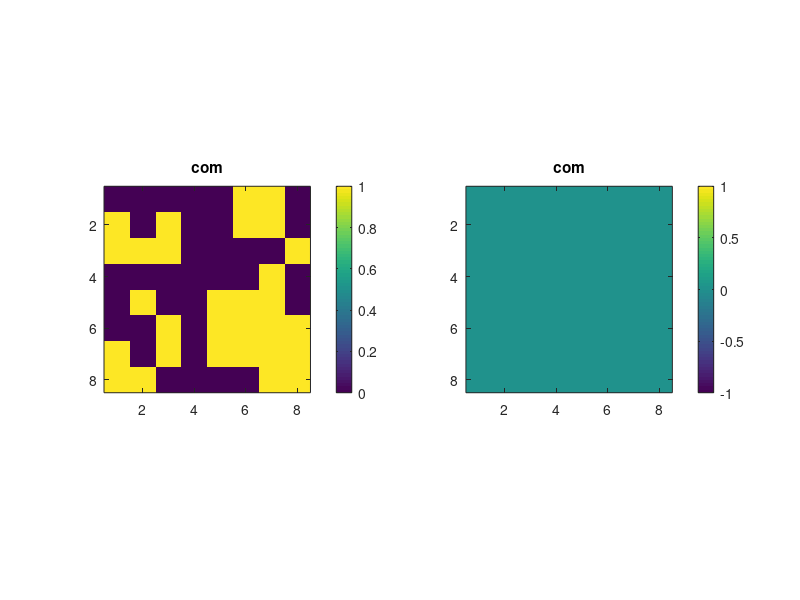
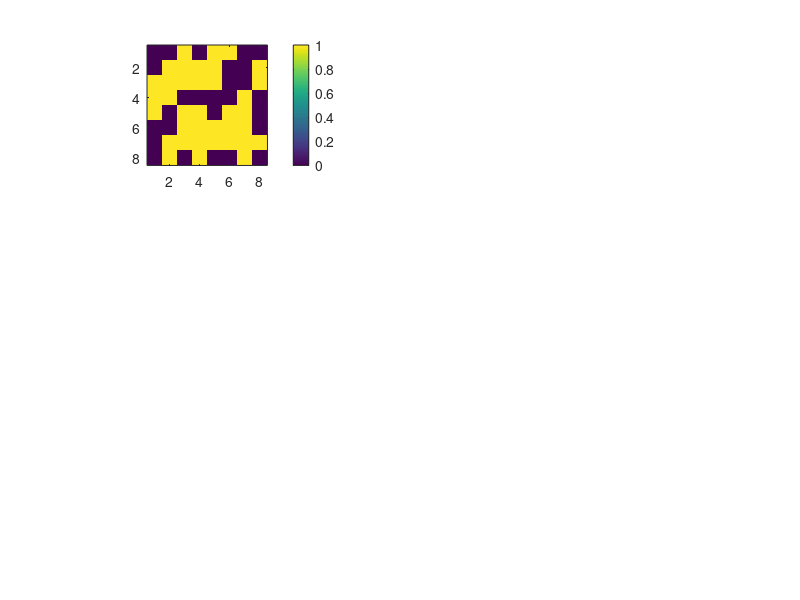

The MATLAB source for these figures, in order: (Note: this script raises an error after producing the figures.)
%% Setup
close all;
clear all;

rng(1,'twister') %シード=0の時、逆行列の推定?

%% 入力・出力画素値
f_nx=8;f_ny=8;
g_nx=20;g_ny=20;

% 波長
N_wavelength=3;

% シフト量
shift_row=0
shift_column=1

pre_sampling=1000;
pre_iterations=3000;

%% SLMでの変調パターン
F_com_matrix=randi([0,1],f_nx,f_ny,pre_sampling);
% シフト確認するときはzerosに変更する
% F_matrix_2D=randi([0,1],f_nx,f_ny,pre_sampling,N_wavelength);
F_matrix_2D=randi([0,1],f_nx,f_ny,pre_sampling,N_wavelength);
F_matrix=randi([0,1],f_nx*f_ny,pre_sampling,N_wavelength);

% 重複箇所
figure;
subplot(1,2,1);imagesc(abs(F_com_matrix(:,:,1)));axis image;colorbar;title("com");
subplot(1,2,2);imagesc(angle(F_com_matrix(:,:,1)));axis image;colorbar;title("com");
drawnow

% 重複箇所をシフト
for k=1:N_wavelength
    F_matrix_2D(1+shift_row*(k-1):f_nx,1+shift_column*(k-1):f_ny,:,k)=F_com_matrix(1:(f_nx-(shift_row*(k-1))),1:(f_ny-(shift_column*(k-1))),:);
    F_matrix(:,:,k)=reshape(F_matrix_2D(:,:,:,k), [f_nx*f_ny,pre_sampling]);
end

% 出力
figure;
for k = 1:N_wavelength
    subplot(N_wavelength,2,2*k-1);imagesc(reshape(abs(F_matrix(:,2,k)),[f_nx,f_ny]));axis image;colorbar;title("shift F abs "+string(k));
    subplot(N_wavelength,2,2*k);imagesc(reshape(angle(F_matrix(:,2,k)),[f_nx,f_ny]));axis image;colorbar;title("shift F angle "+string(k));
end
drawnow;

%% MSTM推定
% 変数生成
MSTM=zeros(g_nx*g_ny,f_nx*f_ny,N_wavelength);
MSTM_estimate=zeros(g_nx*g_ny,f_nx*f_ny,N_wavelength);
G_matrix=zeros(g_nx*g_ny,pre_sampling,N_wavelength);
G_matrix_intensity=zeros(g_nx*g_ny,pre_sampling);
Inverse_F_matrix=zeros(pre_sampling,f_nx*f_ny, N_wavelength);
G_matrix_estimate_amplitude=zeros(g_nx*g_ny,pre_sampling,N_wavelength);
G_matrix_estimate_theta=zeros(g_nx*g_ny,pre_sampling,N_wavelength);
G_matrix_estimate_amplitude_rate=zeros(g_nx*g_ny,pre_sampling,N_wavelength);
G_matrix_estimate=zeros(g_nx*g_ny,pre_sampling,N_wavelength);
Err_abs_TM_RMSE=zeros(1,pre_iterations,N_wavelength);
G_matrix_estimate_intensity=zeros(g_nx*g_ny,pre_sampling);

%% 代入
for c=1:N_wavelength
    MSTM(:,:,c)=rand(g_nx*g_ny,f_nx*f_ny).*exp(1i*2*pi*rand(g_nx*g_ny,f_nx*f_ny));
    Inverse_F_matrix(:,:,c)=pinv(F_matrix(:,:,c));
    % 初期推定出力振幅
    G_matrix_estimate_amplitude(:,:,c)=rand(g_nx*g_ny,pre_sampling);
    % 初期推定出力位相 
    G_matrix_estimate_theta(:,:,c)=2*pi*rand(g_nx*g_ny,pre_sampling);
    % 初期推定出力
    G_matrix_estimate(:,:,c)=G_matrix_estimate_amplitude(:,:,c).*exp(1i*G_matrix_estimate_theta(:,:,c));
    Err_abs_TM_RMSE(:,:,c)=zeros(1,pre_iterations);
    % 出力真値
    G_matrix(:,:,c)=MSTM(:,:,c)*F_matrix(:,:,c);
    % 計測強度和
    G_matrix_intensity=G_matrix_intensity+(abs(G_matrix(:,:,c))).^2;
end

G_matrix_amplitude=sqrt(G_matrix_intensity);

%% 反復過程 
for r = 1:pre_iterations
    %各波長推定強度和
    for c=1:N_wavelength
       G_matrix_estimate_intensity=G_matrix_estimate_intensity + abs(G_matrix_estimate(:,:,c)).^2; 
    end
    
    for c=1:N_wavelength
        % 振幅抽出
        G_matrix_estimate_amplitude(:,:,c)=abs(G_matrix_estimate(:,:,c));
        % 位相抽出
        G_matrix_estimate_theta(:,:,c)=angle(G_matrix_estimate(:,:,c));
        % 振幅比(推定出力振幅/推定合成波振幅)
        G_matrix_estimate_amplitude_rate(:,:,c)=G_matrix_estimate_amplitude(:,:,c)./sqrt(G_matrix_estimate_intensity);
        % 振幅更新
        G_matrix_estimate_amplitude(:,:,c)=G_matrix_amplitude.*G_matrix_estimate_amplitude_rate(:,:,c);
        % 出力更新(計測合成波振幅*振幅*位相)
        G_matrix_estimate(:,:,c)=G_matrix_estimate_amplitude(:,:,c).*exp(1i*G_matrix_estimate_theta(:,:,c));
        % TM推定
        MSTM_estimate(:,:,c)=G_matrix_estimate(:,:,c)*Inverse_F_matrix(:,:,c);
        % 順伝搬
        G_matrix_estimate(:,:,c)=MSTM_estimate(:,:,c)*F_matrix(:,:,c);
        % RMSE 
        Err_abs_TM_RMSE(:,r,c)=immse(abs(MSTM_estimate(:,:,c)), abs(MSTM(:,:,c))); 
    end
    G_matrix_estimate_intensity=zeros(g_nx*g_ny,pre_sampling);
end

%% 推定TM
figure;
for k = 1:N_wavelength
    subplot(N_wavelength,2,2*k-1);imagesc(abs(MSTM(:,:,k)));axis image;colorbar;title("MSTM "+string(k));
    subplot(N_wavelength,2,2*k);imagesc(abs(MSTM_estimate(:,:,k)));axis image;colorbar;title("MSTM estimate "+string(k));
end
drawnow;

%% TM RMSE
figure;
for k = 1:N_wavelength
    subplot(1,N_wavelength,k);semilogy(Err_abs_TM_RMSE(:,:,k)); title("MSTM RMSE "+string(k));xlabel ("epoch");ylabel("RMSE");
end
drawnow;


%% 逆伝搬
post_iterations=4000;

% 変数生成
f_vector=zeros(f_nx,f_ny);
g_vector=zeros(g_nx*g_ny,1);
g_vector_amplitude=zeros(g_nx*g_ny,1);
g_vector_theta_estimate=zeros(g_nx*g_ny,1);
g_vector_estimate=zeros(g_nx*g_ny,1);
Inverse_MSTM_estimate=zeros(f_nx*f_ny,g_nx*g_ny);
Err_abs_f_RMSE=zeros(1,post_iterations);

% 位相変調
for c=1:N_wavelength
    f_vector(:,:,c)=zeros(f_nx,f_ny);
    f_vector(int32(f_nx*0.1*c):int32(f_nx*0.2*c),int32(f_nx*0.1*c):int32(f_nx*0.2*c),c)=1;
end

% 代入
for c=1:N_wavelength
    g_vector(:,:,c)=MSTM(:,:,c)*reshape(f_vector(:,:,c),[f_nx*f_ny,1]);
    g_vector_amplitude(:,:,c)=abs(g_vector(:,:,c));
    g_vector_theta_estimate(:,:,c)=2*pi*rand(g_nx*g_ny,1);
    g_vector_estimate(:,:,c)=g_vector_amplitude(:,:,c).*exp(1i*g_vector_theta_estimate(:,:,c));
    Inverse_MSTM_estimate(:,:,c)=pinv(MSTM_estimate(:,:,c));
    Err_abs_f_RMSE(:,:,c)=zeros(1,post_iterations);
end

%% 反復過程
% 推定したTMの逆行列からfを推定→推定したTMで順伝搬→推定したg_vectorの振幅を置換→TMの逆行列から..を繰り返す
f_vector_estimate=zeros(f_nx*f_ny,1);
for r = 1:post_iterations
    for c=1:N_wavelength
        % 逆伝搬
        f_vector_estimate(:,:,c)=Inverse_MSTM_estimate(:,:,c)*g_vector_estimate(:,:,c);
        % 順伝搬
        g_vector_estimate(:,:,c)=MSTM_estimate(:,:,c)*f_vector_estimate(:,:,c);
        % 位相抽出
        g_vector_theta_estimate(:,:,c)=angle(g_vector_estimate(:,:,c));
        % 更新
        g_vector_estimate(:,:,c)=g_vector_amplitude(:,:,c).*exp(1i*g_vector_theta_estimate(:,:,c));
        % RMSE 
        Err_abs_f_RMSE(:,r,c)=immse(abs(f_vector_estimate(:,:,c)), abs(reshape(f_vector(:,:,c),[f_nx*f_ny,1])));
    end
end    

%%
% 振幅
figure;
for k = 1:N_wavelength
    subplot(N_wavelength,2,2*k-1);imagesc(abs(reshape(f_vector(:,:,k), [f_nx,f_ny])));axis image;colorbar;title("abs true ");
    subplot(N_wavelength,2,2*k);imagesc(abs(reshape(f_vector_estimate(:,:,k), [f_nx,f_ny])));axis image;colorbar;title("abs estimate ");
end
drawnow;

% 位相
figure;
for k = 1:N_wavelength
    subplot(N_wavelength,2,2*k-1);imagesc(angle(reshape(f_vector(:,:,k), [f_nx,f_ny])));axis image;colorbar;title("phase true ");
    subplot(N_wavelength,2,2*k);imagesc(angle(reshape(f_vector_estimate(:,:,k), [f_nx,f_ny])));axis image;colorbar;title("phase estimate ");
end
drawnow;

% RMSE
figure;
for k = 1:N_wavelength
    subplot(1,N_wavelength,k);semilogy(Err_abs_f_RMSE(:,:,k)); title("f RMSE ");xlabel ("epoch");ylabel("RMSE");
end
drawnow;